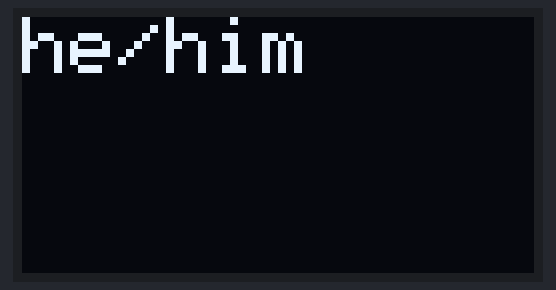
A sketch run on a simulated Arduino Uno, built with avr-gcc and run on an emulated ATmega328P. Shown: 128×64 one-colour display. Random numbers use the default seed unless the sketch sets one.

Above: at 0.1 s.
At 64.4 s:
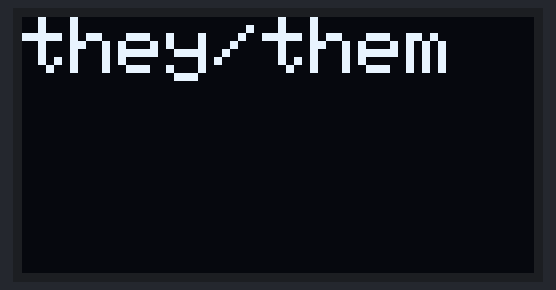
At 127.3 s:
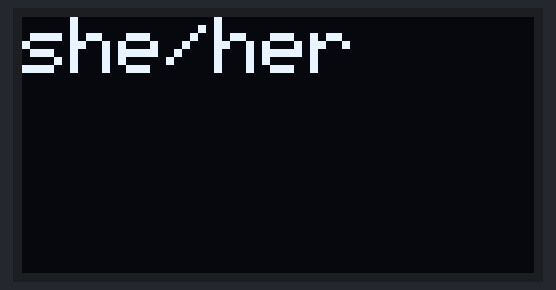

Measured:
- what the display in image 1 shows lasts 8.0 s, from 64.3 s to 72.3 s

The sketch:

simple_random.ino
```cpp
#include <SPI.h>
#include <Wire.h>
#include <Adafruit_GFX.h>
#include <Adafruit_SSD1306.h>

#define OLED_RESET 3
Adafruit_SSD1306 display(OLED_RESET);

int randomNumber;

void setup() {\
  randomSeed(analogRead(A0));

  display.begin(SSD1306_SWITCHCAPVCC, 0x3C);

  display.setTextSize(2);
  display.setTextColor(WHITE);

}


void loop() {

  randomNumber = random(0,3);


  if (randomNumber % 3 == 0) {
      display.clearDisplay();
      display.setCursor(0,0);
      display.println("they/them");
      display.display();
  }
  if (randomNumber % 3 == 1) {
      display.clearDisplay();
      display.setCursor(0,0);
      display.println("she/her");
      display.display();
  }
  if (randomNumber % 3 == 2) {
      display.clearDisplay();
      display.setCursor(0,0);
      display.println("he/him");
      display.display();
  }

  delay(random(2000,10001));
}
```
